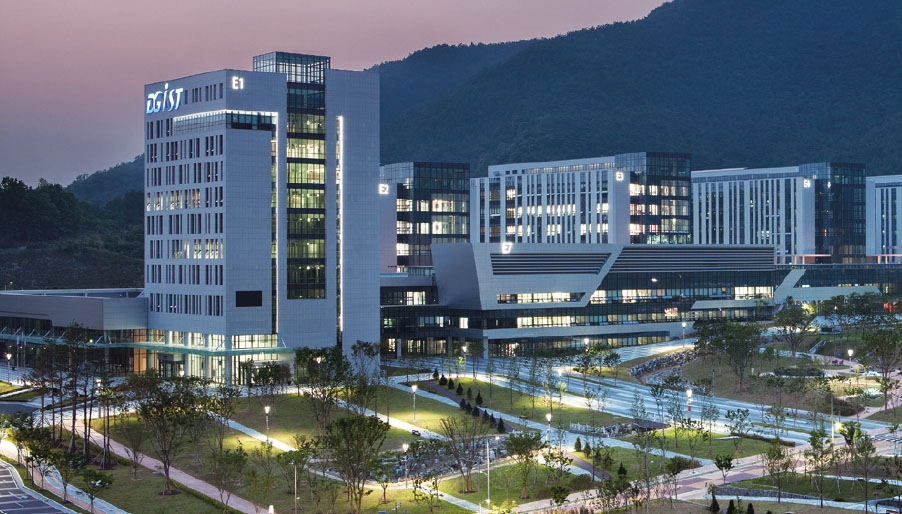
#> input picture tutorials/example_images/dgist_building.jpg, 902 x 514 px
$ python 7_pixelManipulation.py
#> lines starting #> are read from the running program, lines starting #| are printed output that depends on the picture
import cv2

img = cv2.imread('example_images/dgist_building.jpg')
#> img is the input picture: shape (514, 902, 3); mean B, G, R 112.6, 100.6, 89.1
print('shape:', img.shape)
#| shape: (514, 902, 3)
print('size:', img.size, '(byte)')
#| size: 1390884 (byte)
print('data type:', img.dtype)
#| data type: uint8

px = img[200, 300]
#> px = [112, 165, 168]
print(px)
#| [112 165 168]

# [6 lines of commented-out code are left out]

cv2.imshow('original', img)

subimg = img[50:400, 100:400]  # img cutting
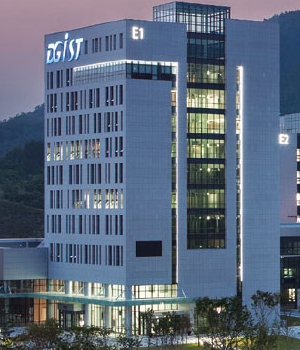
#> subimg: shape (350, 300, 3); mean B, G, R 124.3, 105.7, 92.3
cv2.imshow('cutting', subimg)

subimg_gray = cv2.cvtColor(subimg, cv2.COLOR_BGR2LAB)
#> subimg_gray: shape (350, 300, 3); mean of channels 0, 1, 2 111.6, 128.3, 116.2
img[50:400, 100:400] = subimg_gray
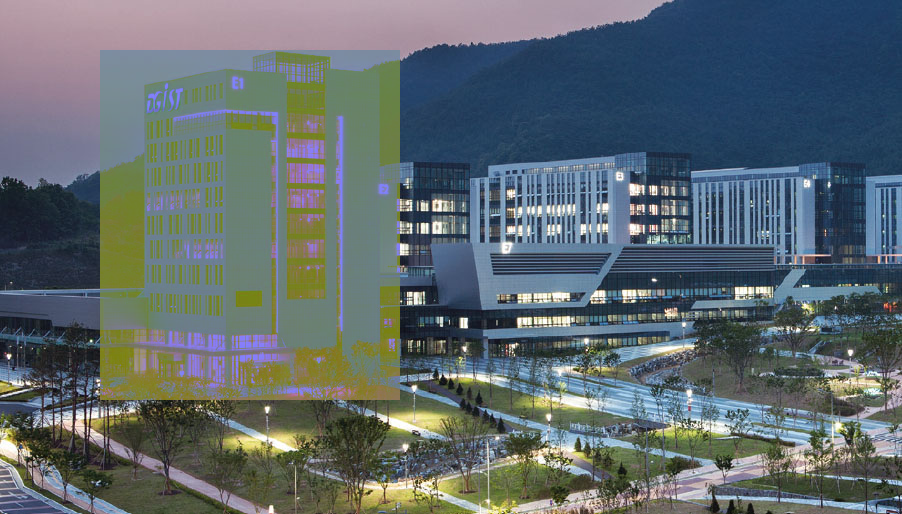
#> img: shape (514, 902, 3); mean B, G, R 109.7, 105.7, 94.5
cv2.imshow('modified', img)

cv2.waitKey(0)
cv2.destroyAllWindows()

$ run again, with tutorials/example_images/boxes.jpg copied over tutorials/example_images/dgist_building.jpg
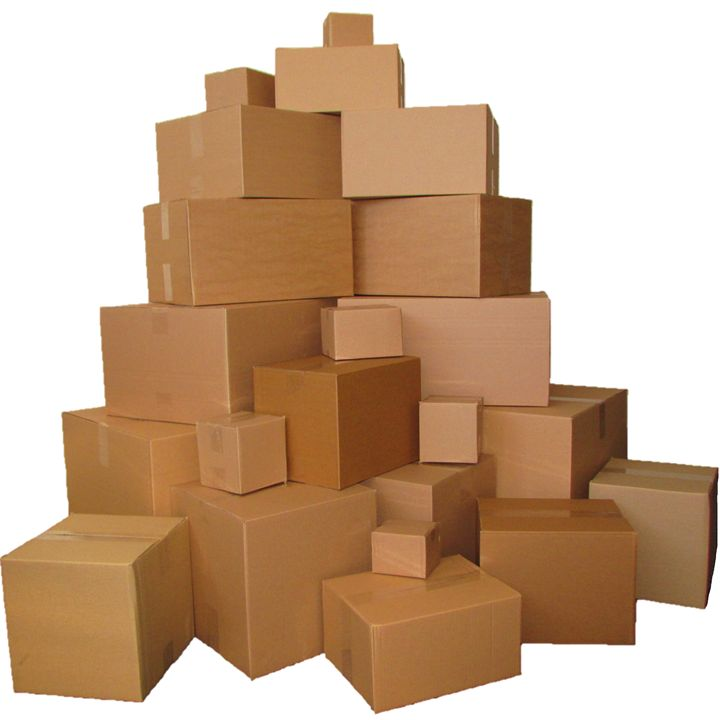
#> input picture tutorials/example_images/boxes.jpg, 720 x 720 px
#> img is the input picture: shape (720, 720, 3); mean B, G, R 144.2, 170.5, 200.4
#| shape: (720, 720, 3)
#| size: 1555200 (byte)
#| data type: uint8
#> px = [59, 106, 162]
#| [ 59 106 162]
#> `subimg = img[50:400, 100:400]`:
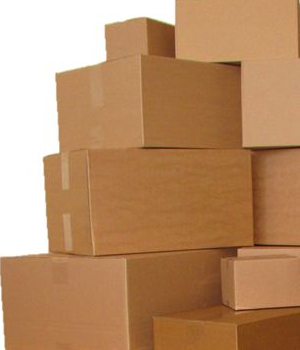
#> subimg: shape (350, 300, 3); mean B, G, R 103.8, 141.7, 184.8
#> subimg_gray: shape (350, 300, 3); mean of channels 0, 1, 2 157.9, 140.9, 155.5
#> `img[50:400, 100:400] = subimg_gray`:
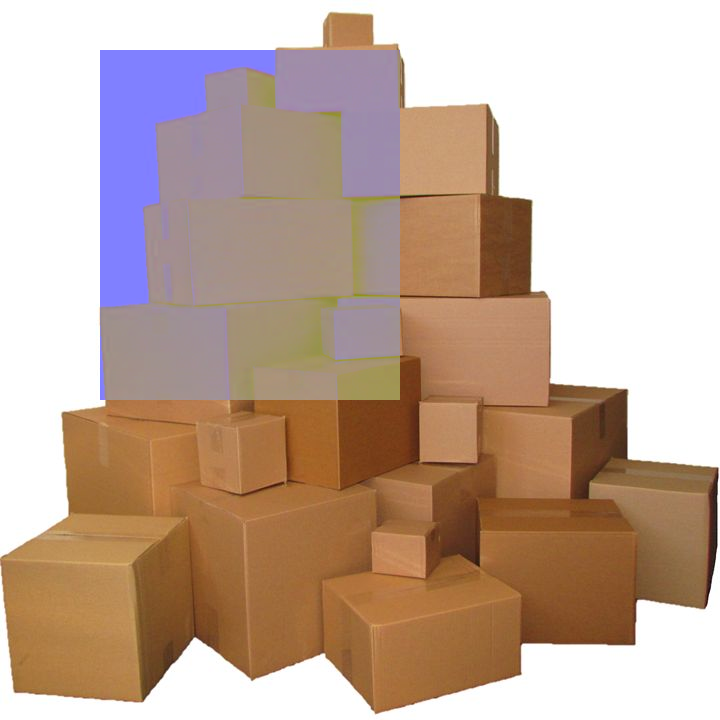
#> img: shape (720, 720, 3); mean B, G, R 155.1, 170.4, 194.5

$ run again, with tutorials/example_images/butterfly.jpg copied over tutorials/example_images/dgist_building.jpg
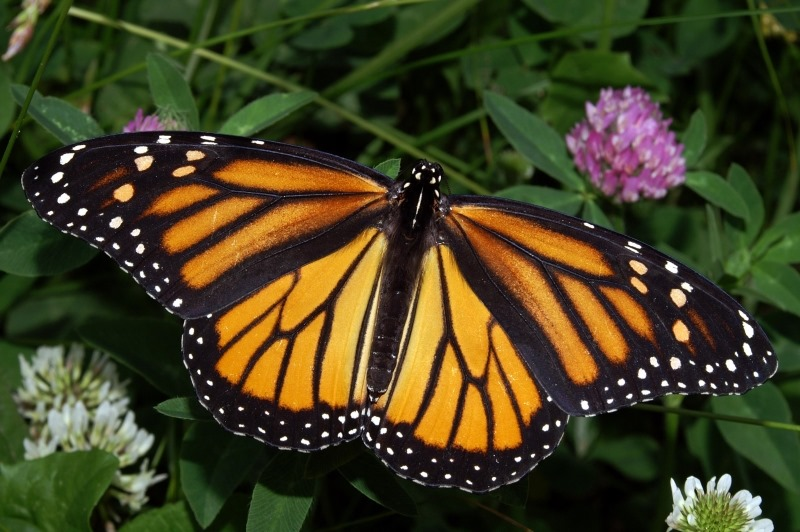
#> input picture tutorials/example_images/butterfly.jpg, 800 x 532 px
#> img is the input picture: shape (532, 800, 3); mean B, G, R 33, 63.4, 66.8
#| shape: (532, 800, 3)
#| size: 1276800 (byte)
#| data type: uint8
#> px = [17, 31, 67]
#| [17 31 67]
#> `subimg = img[50:400, 100:400]`:
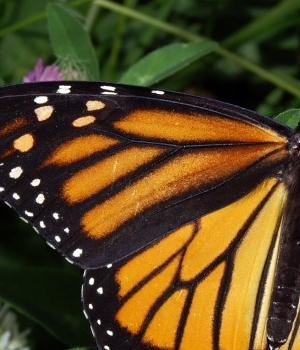
#> subimg: shape (350, 300, 3); mean B, G, R 31.8, 69.7, 88.8
#> subimg_gray: shape (350, 300, 3); mean of channels 0, 1, 2 76.4, 131.8, 150.5
#> `img[50:400, 100:400] = subimg_gray`:
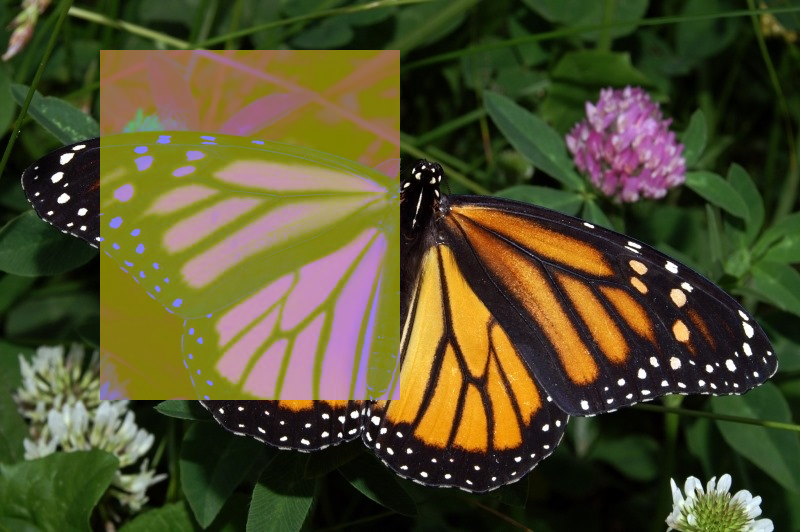
#> img: shape (532, 800, 3); mean B, G, R 44, 78.7, 82
